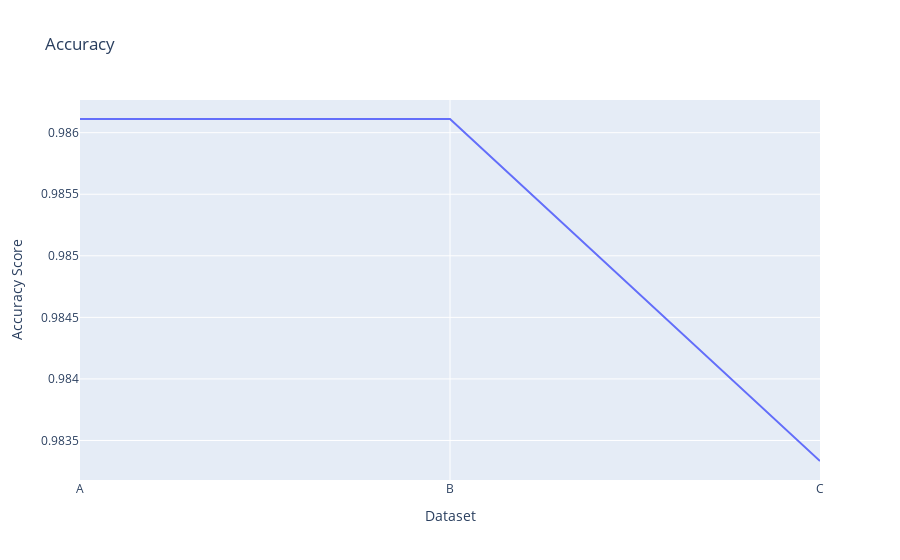

The notebook cell saved with this chart:
### Code cell
# Graficacion de metricas
print(accuracy)

accuracyFig = px.line(x= list (niveles.keys()),y=accuracy,title="Accuracy",labels={"x":"Dataset","y":"Accuracy Score"})

accuracyFig.show()

### Figure 1 — Plotly figure (JSON) as saved in the notebook; plotly's stock layout.template omitted (floating-point values rounded to 4 significant figures)
{"data": [{"hovertemplate": "Dataset=%{x}<br>Accuracy Score=%{y}<extra></extra>", "legendgroup": "", "line": {"color": "#636efa", "dash": "solid"}, "mode": "lines", "name": "", "orientation": "v", "showlegend": false, "type": "scatter", "x": ["A", "B", "C"], "xaxis": "x", "y": [0.9861, 0.9861, 0.9833], "yaxis": "y"}], "layout": {"legend": {"tracegroupgap": 0}, "title": {"text": "Accuracy"}, "xaxis": {"anchor": "y", "domain": [0, 1], "title": {"text": "Dataset"}}, "yaxis": {"anchor": "x", "domain": [0, 1], "title": {"text": "Accuracy Score"}}}}
